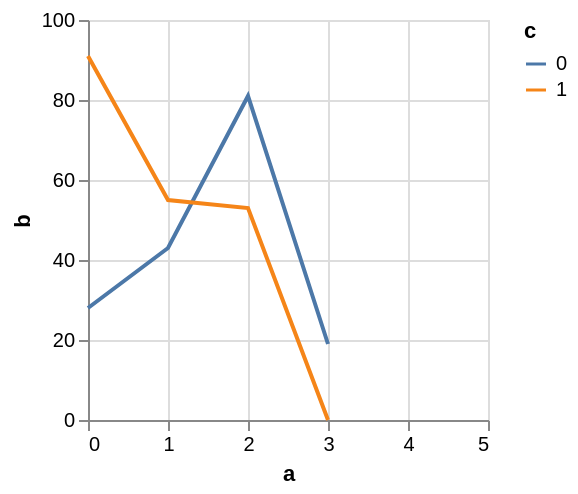

Source (Vega-Lite JSON):
### Vega specification from a JSON file in a GitHub repository (floating-point values rounded to 4 significant figures)
{"$schema": "https://vega.github.io/schema/vega/v5.json", "autosize": "pad", "padding": 5, "width": 200, "height": 200, "style": "cell", "data": [{"name": "source_0", "values": [{"a": 0, "b": 28, "c": 0}, {"a": 0, "b": 91, "c": 1}, {"a": 1, "b": 43, "c": 0}, {"a": 1, "b": 55, "c": 1}, {"a": 2, "b": 81, "c": 0}, {"a": 2, "b": 53, "c": 1}, {"a": 3, "b": 19, "c": 0}]}, {"name": "data_0", "source": "source_0", "transform": [{"type": "impute", "field": "b", "key": "a", "method": "value", "groupby": ["c"], "value": null}, {"type": "formula", "expr": "datum.b === null ? 0 : datum.b", "as": "b"}]}], "marks": [{"name": "pathgroup", "type": "group", "from": {"facet": {"name": "faceted_path_main", "data": "data_0", "groupby": ["c"]}}, "encode": {"update": {"width": {"field": {"group": "width"}}, "height": {"field": {"group": "height"}}}}, "marks": [{"name": "marks", "type": "line", "style": ["line"], "sort": {"field": "datum[\"a\"]"}, "from": {"data": "faceted_path_main"}, "encode": {"update": {"stroke": {"scale": "color", "field": "c"}, "x": {"scale": "x", "field": "a"}, "y": {"scale": "y", "field": "b"}, "defined": {"signal": "datum[\"a\"] !== null && !isNaN(datum[\"a\"]) && datum[\"b\"] !== null && !isNaN(datum[\"b\"])"}}}}]}], "scales": [{"name": "x", "type": "linear", "domain": {"data": "data_0", "field": "a"}, "range": [0, {"signal": "width"}], "nice": 1, "zero": false}, {"name": "y", "type": "linear", "domain": {"data": "data_0", "field": "b"}, "range": [{"signal": "height"}, 0], "nice": true, "zero": true}, {"name": "color", "type": "ordinal", "domain": {"data": "data_0", "field": "c", "sort": true}, "range": "category"}], "axes": [{"scale": "x", "orient": "bottom", "gridScale": "y", "grid": true, "tickCount": {"signal": "ceil(width/40)"}, "domain": false, "labels": false, "maxExtent": 0, "minExtent": 0, "ticks": false, "zindex": 0}, {"scale": "y", "orient": "left", "gridScale": "x", "grid": true, "tickCount": {"signal": "ceil(height/40)"}, "domain": false, "labels": false, "maxExtent": 0, "minExtent": 0, "ticks": false, "zindex": 0}, {"scale": "x", "orient": "bottom", "grid": false, "title": "a", "labelFlush": true, "labelOverlap": true, "tickCount": {"signal": "ceil(width/40)"}, "zindex": 0}, {"scale": "y", "orient": "left", "grid": false, "title": "b", "labelOverlap": true, "tickCount": {"signal": "ceil(height/40)"}, "zindex": 0}], "legends": [{"stroke": "color", "gradientLength": {"signal": "clamp(height, 64, 200)"}, "symbolType": "stroke", "title": "c"}]}
